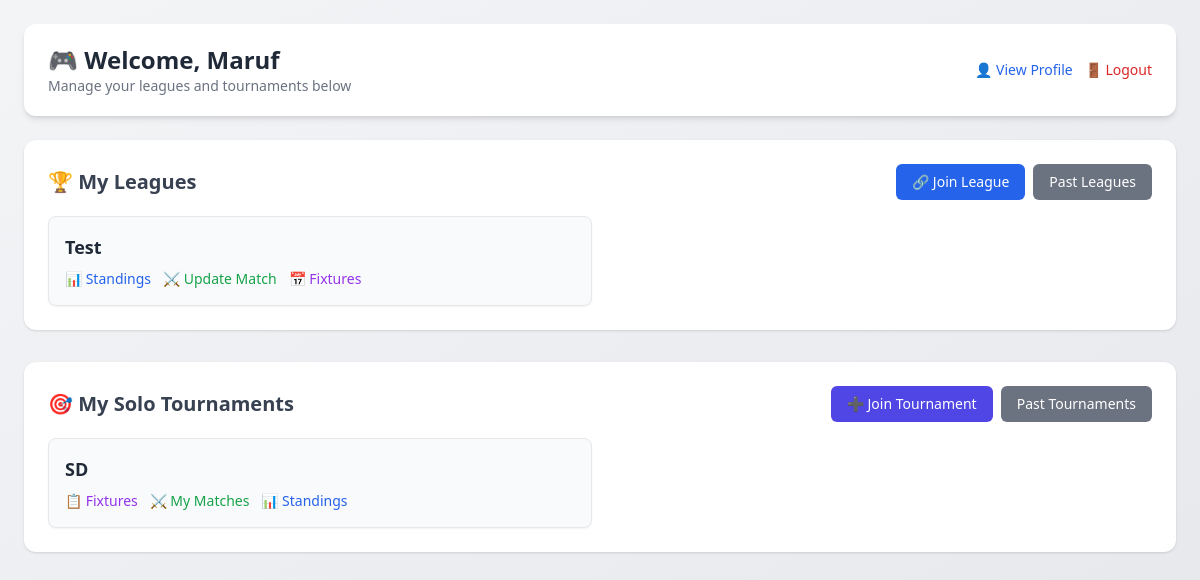
Page /player/dashboard.php (signed in) on the committed database.
### tables this page shows
CREATE TABLE `users` (
  `id` int(11) NOT NULL,
  `username` varchar(50) NOT NULL,
  `email` varchar(100) NOT NULL,
  `password` varchar(255) NOT NULL,
  `created_at` timestamp NULL DEFAULT current_timestamp(),
  `matches_played` int(11) DEFAULT 0,
  `wins` int(11) DEFAULT 0,
  `losses` int(11) DEFAULT 0,
  `draws` int(11) DEFAULT 0,
  `goals_scored` int(11) DEFAULT 0,
  `goals_conceded` int(11) DEFAULT 0
);

CREATE TABLE `leagues` (
  `id` int(11) NOT NULL,
  `name` varchar(100) NOT NULL,
  `description` text DEFAULT NULL,
  `status` enum('upcoming','ongoing','completed') DEFAULT 'upcoming',
  `created_at` timestamp NULL DEFAULT current_timestamp()
);

CREATE TABLE `tournaments` (
  `id` int(11) NOT NULL,
  `name` varchar(255) NOT NULL,
  `start_date` date DEFAULT NULL,
  `end_date` date DEFAULT NULL,
  `status` enum('registration','ongoing','completed') DEFAULT 'registration',
  `created_at` timestamp NULL DEFAULT current_timestamp(),
  `description` text DEFAULT NULL
);

### player/dashboard.php (the view, shortened to what this page needs)
<?php
require_once '../config/db.php';
$userId = $_SESSION['user_id'];
$stmt = $pdo->prepare("SELECT * FROM users WHERE id = ?");
$stmt->execute([$userId]);
$user = $stmt->fetch();
$stmt = $pdo->prepare("
    SELECT l.* FROM leagues l
    JOIN league_player lp ON lp.league_id = l.id
    WHERE lp.player_id = ? AND l.status != 'completed'
");
$stmt->execute([$userId]);
$joinedLeagues = $stmt->fetchAll();
$stmt = $pdo->prepare("
    SELECT t.* FROM tournaments t
    JOIN tournament_players tp ON tp.tournament_id = t.id
    WHERE tp.player_id = ? AND t.status != 'completed'
");
$stmt->execute([$userId]);
$joinedTournaments = $stmt->fetchAll();
?>
<!DOCTYPE html>
<html lang="en">
<head>
    <script src="https://cdn.tailwindcss.com"></script>
</head>
<body class="bg-gradient-to-br from-gray-100 to-gray-200 min-h-screen p-4 sm:p-6">
    <div class="max-w-6xl mx-auto">
        <div class="bg-white rounded-xl shadow-md px-4 sm:px-6 py-4 sm:py-5 mb-6 flex flex-col sm:flex-row justify-between items-start sm:items-center gap-4">
            <div>
                <h1 class="text-xl sm:text-2xl font-bold text-gray-800">🎮 Welcome, <?php echo htmlspecialchars($user['username']); ?></h1>
                <p class="text-sm text-gray-500">Manage your leagues and tournaments below</p>
            </div>
            <div class="flex flex-wrap gap-3">
                <a href="../profile/view_profile.php" class="text-blue-600 hover:text-blue-800 font-medium text-sm">👤 View Profile</a>
                <a href="logout.php" class="text-red-600 hover:text-red-800 font-medium text-sm">🚪 Logout</a>
            </div>
        </div>
        <section class="bg-white rounded-xl shadow p-4 sm:p-6 mb-8">
            <div class="flex flex-col sm:flex-row justify-between items-start sm:items-center mb-4 gap-4">
                <h2 class="text-lg sm:text-xl font-semibold text-gray-700">🏆 My Leagues</h2>
                <div class="flex flex-wrap gap-2">
                    <a href="join_league.php" class="px-4 py-2 bg-blue-600 text-white rounded-md text-sm hover:bg-blue-700">🔗 Join League</a>
                    <a href="completed_leagues.php" class="px-4 py-2 bg-gray-500 text-white rounded-md text-sm hover:bg-gray-600">Past Leagues</a>
                </div>
            </div>
            <?php if (count($joinedLeagues) > 0): ?>
                <div class="grid grid-cols-1 md:grid-cols-2 gap-4">
                    <?php foreach ($joinedLeagues as $league): ?>
                        <div class="border p-4 rounded-lg bg-gray-50 shadow-sm">
                            <h3 class="text-lg font-semibold text-gray-800"><?php echo htmlspecialchars($league['name']); ?></h3>
                            <div class="mt-2 flex flex-wrap gap-3 text-sm text-gray-600">
                                <a href="league_standings.php?league_id=<?php echo $league['id']; ?>" class="text-blue-600 hover:underline">📊 Standings</a>
                                <a href="matches.php?league_id=<?php echo $league['id']; ?>" class="text-green-600 hover:underline">⚔️ Update Match</a>
                                <a href="fixtures.php?league_id=<?php echo $league['id']; ?>" class="text-purple-600 hover:underline">📅 Fixtures</a>
                            </div>
                        </div>
                    <?php endforeach; ?>
                </div>
            <?php else: ?>
                <p class="text-gray-500 text-sm text-center mt-4">You haven't joined any leagues yet.</p>
            <?php endif; ?>
        </section>
        <section class="bg-white rounded-xl shadow p-4 sm:p-6">
            <div class="flex flex-col sm:flex-row justify-between items-start sm:items-center mb-4 gap-4">
                <h2 class="text-lg sm:text-xl font-semibold text-gray-700">🎯 My Solo Tournaments</h2>
                <div class="flex flex-wrap gap-2">
                    <a href="join_tournament.php" class="px-4 py-2 bg-indigo-600 text-white rounded-md text-sm hover:bg-indigo-700">➕ Join Tournament</a>
                    <a href="completed_tournaments.php" class="px-4 py-2 bg-gray-500 text-white rounded-md text-sm hover:bg-gray-600">Past Tournaments</a>
                </div>
            </div>
            <?php if (count($joinedTournaments) > 0): ?>
                <div class="grid grid-cols-1 md:grid-cols-2 gap-4">
                    <?php foreach ($joinedTournaments as $tournament): ?>
                        <div class="border p-4 rounded-lg bg-gray-50 shadow-sm">
                            <h3 class="text-lg font-semibold text-gray-800"><?php echo htmlspecialchars($tournament['name']); ?></h3>
                            <div class="mt-2 flex flex-wrap gap-3 text-sm text-gray-600">
                                <a href="tournament_bracket.php?tournament_id=<?php echo $tournament['id']; ?>" class="text-purple-600 hover:underline">📋 Fixtures</a>
                                <a href="my_tournament_matches.php?tournament_id=<?php echo $tournament['id']; ?>" class="text-green-600 hover:underline">⚔️ My Matches</a>
                                <a href="tournament_standings.php?tournament_id=<?php echo $tournament['id']; ?>" class="text-blue-600 hover:underline">📊 Standings</a>
                            </div>
                        </div>
                    <?php endforeach; ?>
                </div>
            <?php else: ?>
                <p class="text-gray-500 text-sm text-center mt-4">You're not registered in any tournaments yet.</p>
            <?php endif; ?>
        </section>
    </div>
</body>
</html>

### rows in the picture
users: username "Maruf"
leagues: name "Test"
tournaments: name "SD"
